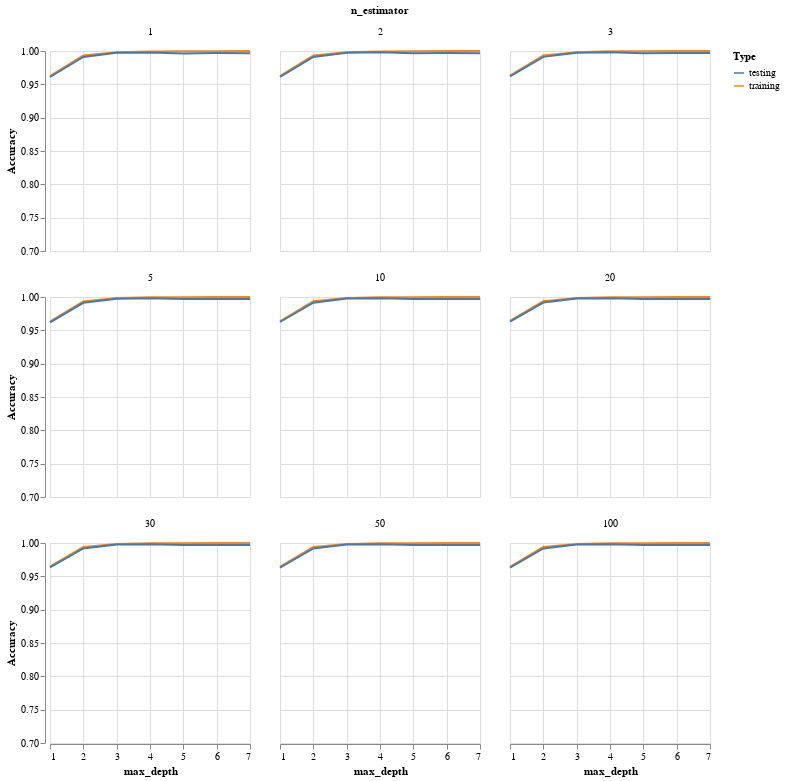

Write notebook code for a chart like this one.
### Code cell
n_est = [1,2,3,5,10,20,30,50,100]
max_depth = range(1,8)
X_train, X_test, y_train, y_test = test_train_compound(df, "DAO")
trees = []
train_acc = []
test_acc = []
depth = []
for j in max_depth:
    for i in n_est:
        trees.append(i)
        depth.append(j)
        rf = RandomForestRegressor(n_estimators = i, max_depth = j, random_state=0).fit(X_train, y_train)
        train_acc.append(rf.score(X_train, y_train))
        test_acc.append(rf.score(X_test, y_test))
        #print(j,i)
df_rf = pd.DataFrame({'training' : train_acc,
                      'testing' : test_acc,
                      'n_estimator' : trees,
                      'max_depth' : depth})
df_rf = df_rf.melt(id_vars = ['n_estimator', 'max_depth'], var_name = 'Type', value_name = 'Accuracy')
df_rf
alt.Chart(df_rf).mark_line().encode(
    alt.X('max_depth'),
    alt.Y('Accuracy', scale=alt.Scale(domain=[0.7, 1])),
    alt.Color('Type'),
    alt.Facet('n_estimator')
    ).properties(width = 200, height = 200, columns = 3)

### Figure 1 — Vega-Lite specification as saved in the notebook (floating-point values rounded to 4 significant figures)
{"$schema": "https://vega.github.io/schema/vega-lite/v3.4.0.json", "columns": 3, "config": {"mark": {"tooltip": null}, "view": {"height": 300, "width": 400}}, "data": {"name": "data-2399c7864c401cf65a0fb0c50035ba9e"}, "datasets": {"data-2399c7864c401cf65a0fb0c50035ba9e": [{"Accuracy": 0.9622, "Type": "training", "max_depth": 1, "n_estimator": 1}, {"Accuracy": 0.9624, "Type": "training", "max_depth": 1, "n_estimator": 2}, {"Accuracy": 0.9629, "Type": "training", "max_depth": 1, "n_estimator": 3}, {"Accuracy": 0.9629, "Type": "training", "max_depth": 1, "n_estimator": 5}, {"Accuracy": 0.9636, "Type": "training", "max_depth": 1, "n_estimator": 10}, {"Accuracy": 0.9641, "Type": "training", "max_depth": 1, "n_estimator": 20}, {"Accuracy": 0.9646, "Type": "training", "max_depth": 1, "n_estimator": 30}, {"Accuracy": 0.9643, "Type": "training", "max_depth": 1, "n_estimator": 50}, {"Accuracy": 0.9642, "Type": "training", "max_depth": 1, "n_estimator": 100}, {"Accuracy": 0.9931, "Type": "training", "max_depth": 2, "n_estimator": 1}, {"Accuracy": 0.9933, "Type": "training", "max_depth": 2, "n_estimator": 2}, {"Accuracy": 0.9934, "Type": "training", "max_depth": 2, "n_estimator": 3}, {"Accuracy": 0.9934, "Type": "training", "max_depth": 2, "n_estimator": 5}, {"Accuracy": 0.9936, "Type": "training", "max_depth": 2, "n_estimator": 10}, {"Accuracy": 0.9938, "Type": "training", "max_depth": 2, "n_estimator": 20}, {"Accuracy": 0.9939, "Type": "training", "max_depth": 2, "n_estimator": 30}, {"Accuracy": 0.9939, "Type": "training", "max_depth": 2, "n_estimator": 50}, {"Accuracy": 0.9939, "Type": "training", "max_depth": 2, "n_estimator": 100}, {"Accuracy": 0.9981, "Type": "training", "max_depth": 3, "n_estimator": 1}, {"Accuracy": 0.9982, "Type": "training", "max_depth": 3, "n_estimator": 2}, {"Accuracy": 0.9983, "Type": "training", "max_depth": 3, "n_estimator": 3}, {"Accuracy": 0.9983, "Type": "training", "max_depth": 3, "n_estimator": 5}, {"Accuracy": 0.9985, "Type": "training", "max_depth": 3, "n_estimator": 10}, {"Accuracy": 0.9985, "Type": "training", "max_depth": 3, "n_estimator": 20}, {"Accuracy": 0.9985, "Type": "training", "max_depth": 3, "n_estimator": 30}, {"Accuracy": 0.9985, "Type": "training", "max_depth": 3, "n_estimator": 50}, {"Accuracy": 0.9985, "Type": "training", "max_depth": 3, "n_estimator": 100}, {"Accuracy": 0.9993, "Type": "training", "max_depth": 4, "n_estimator": 1}, {"Accuracy": 0.9994, "Type": "training", "max_depth": 4, "n_estimator": 2}, {"Accuracy": 0.9995, "Type": "training", "max_depth": 4, "n_estimator": 3}, {"Accuracy": 0.9995, "Type": "training", "max_depth": 4, "n_estimator": 5}, {"Accuracy": 0.9995, "Type": "training", "max_depth": 4, "n_estimator": 10}, {"Accuracy": 0.9995, "Type": "training", "max_depth": 4, "n_estimator": 20}, {"Accuracy": 0.9995, "Type": "training", "max_depth": 4, "n_estimator": 30}, {"Accuracy": 0.9995, "Type": "training", "max_depth": 4, "n_estimator": 50}, {"Accuracy": 0.9995, "Type": "training", "max_depth": 4, "n_estimator": 100}, {"Accuracy": 0.9997, "Type": "training", "max_depth": 5, "n_estimator": 1}, {"Accuracy": 0.9997, "Type": "training", "max_depth": 5, "n_estimator": 2}, {"Accuracy": 0.9998, "Type": "training", "max_depth": 5, "n_estimator": 3}, {"Accuracy": 0.9998, "Type": "training", "max_depth": 5, "n_estimator": 5}, {"Accuracy": 0.9998, "Type": "training", "max_depth": 5, "n_estimator": 10}, {"Accuracy": 0.9998, "Type": "training", "max_depth": 5, "n_estimator": 20}, {"Accuracy": 0.9998, "Type": "training", "max_depth": 5, "n_estimator": 30}, {"Accuracy": 0.9998, "Type": "training", "max_depth": 5, "n_estimator": 50}, {"Accuracy": 0.9998, "Type": "training", "max_depth": 5, "n_estimator": 100}, {"Accuracy": 0.9998, "Type": "training", "max_depth": 6, "n_estimator": 1}, {"Accuracy": 0.9998, "Type": "training", "max_depth": 6, "n_estimator": 2}, {"Accuracy": 0.9998, "Type": "training", "max_depth": 6, "n_estimator": 3}, {"Accuracy": 0.9998, "Type": "training", "max_depth": 6, "n_estimator": 5}, {"Accuracy": 0.9998, "Type": "training", "max_depth": 6, "n_estimator": 10}, {"Accuracy": 0.9999, "Type": "training", "max_depth": 6, "n_estimator": 20}, {"Accuracy": 0.9999, "Type": "training", "max_depth": 6, "n_estimator": 30}, {"Accuracy": 0.9999, "Type": "training", "max_depth": 6, "n_estimator": 50}, {"Accuracy": 0.9999, "Type": "training", "max_depth": 6, "n_estimator": 100}, {"Accuracy": 0.9999, "Type": "training", "max_depth": 7, "n_estimator": 1}, {"Accuracy": 0.9999, "Type": "training", "max_depth": 7, "n_estimator": 2}, {"Accuracy": 0.9999, "Type": "training", "max_depth": 7, "n_estimator": 3}, {"Accuracy": 0.9999, "Type": "training", "max_depth": 7, "n_estimator": 5}, {"Accuracy": 0.9999, "Type": "training", "max_depth": 7, "n_estimator": 10}, {"Accuracy": 0.9999, "Type": "training", "max_depth": 7, "n_estimator": 20}, {"Accuracy": 0.9999, "Type": "training", "max_depth": 7, "n_estimator": 30}, {"Accuracy": 0.9999, "Type": "training", "max_depth": 7, "n_estimator": 50}, {"Accuracy": 0.9999, "Type": "training", "max_depth": 7, "n_estimator": 100}, {"Accuracy": 0.961, "Type": "testing", "max_depth": 1, "n_estimator": 1}, {"Accuracy": 0.9613, "Type": "testing", "max_depth": 1, "n_estimator": 2}, {"Accuracy": 0.9618, "Type": "testing", "max_depth": 1, "n_estimator": 3}, {"Accuracy": 0.9618, "Type": "testing", "max_depth": 1, "n_estimator": 5}, {"Accuracy": 0.9625, "Type": "testing", "max_depth": 1, "n_estimator": 10}, {"Accuracy": 0.9629, "Type": "testing", "max_depth": 1, "n_estimator": 20}, {"Accuracy": 0.9634, "Type": "testing", "max_depth": 1, "n_estimator": 30}, {"Accuracy": 0.9632, "Type": "testing", "max_depth": 1, "n_estimator": 50}, {"Accuracy": 0.9631, "Type": "testing", "max_depth": 1, "n_estimator": 100}, {"Accuracy": 0.991, "Type": "testing", "max_depth": 2, "n_estimator": 1}, {"Accuracy": 0.9911, "Type": "testing", "max_depth": 2, "n_estimator": 2}, {"Accuracy": 0.9912, "Type": "testing", "max_depth": 2, "n_estimator": 3}, {"Accuracy": 0.9913, "Type": "testing", "max_depth": 2, "n_estimator": 5}, {"Accuracy": 0.9915, "Type": "testing", "max_depth": 2, "n_estimator": 10}, {"Accuracy": 0.9917, "Type": "testing", "max_depth": 2, "n_estimator": 20}, {"Accuracy": 0.9918, "Type": "testing", "max_depth": 2, "n_estimator": 30}, {"Accuracy": 0.9918, "Type": "testing", "max_depth": 2, "n_estimator": 50}, {"Accuracy": 0.9918, "Type": "testing", "max_depth": 2, "n_estimator": 100}, {"Accuracy": 0.9973, "Type": "testing", "max_depth": 3, "n_estimator": 1}, {"Accuracy": 0.9974, "Type": "testing", "max_depth": 3, "n_estimator": 2}, {"Accuracy": 0.9975, "Type": "testing", "max_depth": 3, "n_estimator": 3}, {"Accuracy": 0.9975, "Type": "testing", "max_depth": 3, "n_estimator": 5}, {"Accuracy": 0.9976, "Type": "testing", "max_depth": 3, "n_estimator": 10}, {"Accuracy": 0.9977, "Type": "testing", "max_depth": 3, "n_estimator": 20}, {"Accuracy": 0.9977, "Type": "testing", "max_depth": 3, "n_estimator": 30}, {"Accuracy": 0.9977, "Type": "testing", "max_depth": 3, "n_estimator": 50}, {"Accuracy": 0.9977, "Type": "testing", "max_depth": 3, "n_estimator": 100}, {"Accuracy": 0.9978, "Type": "testing", "max_depth": 4, "n_estimator": 1}, {"Accuracy": 0.998, "Type": "testing", "max_depth": 4, "n_estimator": 2}, {"Accuracy": 0.9981, "Type": "testing", "max_depth": 4, "n_estimator": 3}, {"Accuracy": 0.9981, "Type": "testing", "max_depth": 4, "n_estimator": 5}, {"Accuracy": 0.9982, "Type": "testing", "max_depth": 4, "n_estimator": 10}, {"Accuracy": 0.9983, "Type": "testing", "max_depth": 4, "n_estimator": 20}, {"Accuracy": 0.9982, "Type": "testing", "max_depth": 4, "n_estimator": 30}, {"Accuracy": 0.9982, "Type": "testing", "max_depth": 4, "n_estimator": 50}, {"Accuracy": 0.9982, "Type": "testing", "max_depth": 4, "n_estimator": 100}, {"Accuracy": 0.9964, "Type": "testing", "max_depth": 5, "n_estimator": 1}, {"Accuracy": 0.9967, "Type": "testing", "max_depth": 5, "n_estimator": 2}, {"Accuracy": 0.9967, "Type": "testing", "max_depth": 5, "n_estimator": 3}, {"Accuracy": 0.9969, "Type": "testing", "max_depth": 5, "n_estimator": 5}, {"Accuracy": 0.9971, "Type": "testing", "max_depth": 5, "n_estimator": 10}, {"Accuracy": 0.9971, "Type": "testing", "max_depth": 5, "n_estimator": 20}, {"Accuracy": 0.9971, "Type": "testing", "max_depth": 5, "n_estimator": 30}, {"Accuracy": 0.9971, "Type": "testing", "max_depth": 5, "n_estimator": 50}, {"Accuracy": 0.9971, "Type": "testing", "max_depth": 5, "n_estimator": 100}, {"Accuracy": 0.9969, "Type": "testing", "max_depth": 6, "n_estimator": 1}, {"Accuracy": 0.9969, "Type": "testing", "max_depth": 6, "n_estimator": 2}, {"Accuracy": 0.9969, "Type": "testing", "max_depth": 6, "n_estimator": 3}, {"Accuracy": 0.9969, "Type": "testing", "max_depth": 6, "n_estimator": 5}, {"Accuracy": 0.997, "Type": "testing", "max_depth": 6, "n_estimator": 10}, {"Accuracy": 0.997, "Type": "testing", "max_depth": 6, "n_estimator": 20}, {"Accuracy": 0.997, "Type": "testing", "max_depth": 6, "n_estimator": 30}, {"Accuracy": 0.9969, "Type": "testing", "max_depth": 6, "n_estimator": 50}, {"Accuracy": 0.997, "Type": "testing", "max_depth": 6, "n_estimator": 100}, {"Accuracy": 0.9966, "Type": "testing", "max_depth": 7, "n_estimator": 1}, {"Accuracy": 0.9968, "Type": "testing", "max_depth": 7, "n_estimator": 2}, {"Accuracy": 0.9968, "Type": "testing", "max_depth": 7, "n_estimator": 3}, {"Accuracy": 0.9969, "Type": "testing", "max_depth": 7, "n_estimator": 5}, {"Accuracy": 0.997, "Type": "testing", "max_depth": 7, "n_estimator": 10}, {"Accuracy": 0.9969, "Type": "testing", "max_depth": 7, "n_estimator": 20}, {"Accuracy": 0.9969, "Type": "testing", "max_depth": 7, "n_estimator": 30}, {"Accuracy": 0.9969, "Type": "testing", "max_depth": 7, "n_estimator": 50}, {"Accuracy": 0.9969, "Type": "testing", "max_depth": 7, "n_estimator": 100}]}, "encoding": {"color": {"field": "Type", "type": "nominal"}, "facet": {"field": "n_estimator", "type": "quantitative"}, "x": {"field": "max_depth", "type": "quantitative"}, "y": {"field": "Accuracy", "scale": {"domain": [0.7, 1]}, "type": "quantitative"}}, "height": 200, "mark": "line", "width": 200}
